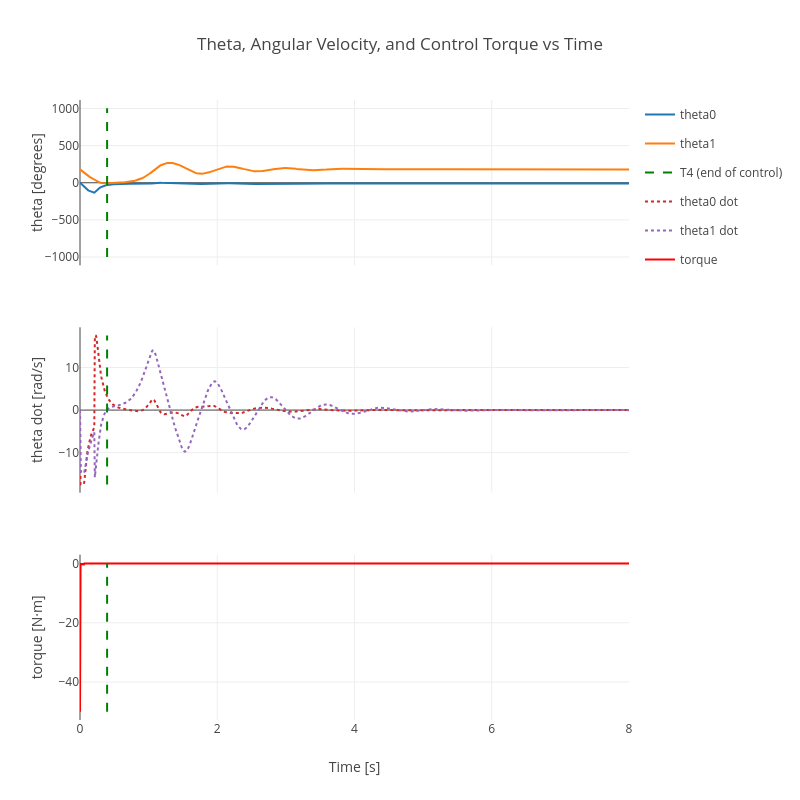

Notebook source saved alongside this figure:
### Code cell
import numpy as np
import plotly.graph_objects as go
from plotly.subplots import make_subplots

# 1. Dynamically extract the true global min/max for each row's data
# Row 1 data arrays
r1_data0 = sol.y / DEGREES
r1_data1 = sol.y / DEGREES
y1_min = min(np.min(r1_data0), np.min(r1_data1))
y1_max = max(np.max(r1_data0), np.max(r1_data1))
y1_bounds = [y1_min, y1_max]

# Row 2 data arrays
r2_data0 = sol.y
r2_data1 = sol.y
y2_min = min(np.min(r2_data0), np.min(r2_data1))
y2_max = max(np.max(r2_data0), np.max(r2_data1))
y2_bounds = [y2_min, y2_max]

# Row 3 data arrays
y3_bounds = [np.min(torques), np.max(torques)]


# 2. Build the Subplots
fig = make_subplots(rows=3, cols=1, shared_xaxes=True)

# Row 1 Traces
fig.add_trace(
    go.Scatter(x=sol.t, y=sol.y[0] / DEGREES, name="theta0"),
    row=1,
    col=1,
)
fig.add_trace(
    go.Scatter(x=sol.t, y=sol.y[1] / DEGREES, name="theta1"),
    row=1,
    col=1,
)

# --- Subplot 1 Vline Component ---
fig.add_trace(
    go.Scatter(
        x=[res.x[-1], res.x[-1]],
        y=y1_bounds,
        mode="lines",
        line=dict(color="green", dash="dash"),
        name="T4 (end of control)",
        legendgroup="T4_group",
        showlegend=True,
    ),
    row=1,
    col=1,
)

# Row 2 Traces
fig.add_trace(
    go.Scatter(
        x=sol.t, y=sol.y[2], name="theta0 dot", line=dict(dash="dot")
    ),
    row=2,
    col=1,
)
fig.add_trace(
    go.Scatter(
        x=sol.t, y=sol.y[3], name="theta1 dot", line=dict(dash="dot")
    ),
    row=2,
    col=1,
)

# --- Subplot 2 Vline Component ---
fig.add_trace(
    go.Scatter(
        x=[res.x[-1], res.x[-1]],
        y=y2_bounds,
        mode="lines",
        line=dict(color="green", dash="dash"),
        legendgroup="T4_group",
        showlegend=False,
    ),
    row=2,
    col=1,
)

# Row 3 Traces
fig.add_trace(
    go.Scatter(x=sol.t, y=torques, name="torque", line=dict(color="red")),
    row=3,
    col=1,
)

# --- Subplot 3 Vline Component ---
fig.add_trace(
    go.Scatter(
        x=[res.x[-1], res.x[-1]],
        y=y3_bounds,
        mode="lines",
        line=dict(color="green", dash="dash"),
        legendgroup="T4_group",
        showlegend=False,
    ),
    row=3,
    col=1,
)

# Layout & Axes Updates
fig.update_layout(
    title="Theta, Angular Velocity, and Control Torque vs Time",
    width=800,
    height=800,
)
fig.update_yaxes(title_text="theta [degrees]", showgrid=True, row=1, col=1)
fig.update_yaxes(title_text="theta dot [rad/s]", showgrid=True, row=2, col=1)
fig.update_yaxes(title_text="torque [N·m]", showgrid=True, row=3, col=1)
fig.update_xaxes(showgrid=True)
fig.update_xaxes(title_text="Time [s]", row=3, col=1)

fig.show()

### Figure 1 — Plotly figure (JSON) as saved in the notebook; plotly's stock layout.template omitted (floating-point values rounded to 4 significant figures; data arrays with more than 128 entries replaced by an {"elided": "..."} marker saying what was removed)
{"data": [{"name": "theta0", "type": "scatter", "x": {"elided": "1000 float values"}, "xaxis": "x", "y": {"elided": "1000 float values"}, "yaxis": "y"}, {"name": "theta1", "type": "scatter", "x": {"elided": "1000 float values"}, "xaxis": "x", "y": {"elided": "1000 float values"}, "yaxis": "y"}, {"legendgroup": "T4_group", "line": {"color": "green", "dash": "dash"}, "mode": "lines", "name": "T4 (end of control)", "showlegend": true, "type": "scatter", "x": [0.3949, 0.3949], "xaxis": "x", "y": [-1001.0, 1003.0], "yaxis": "y"}, {"line": {"dash": "dot"}, "name": "theta0 dot", "type": "scatter", "x": {"elided": "1000 float values"}, "xaxis": "x2", "y": {"elided": "1000 float values"}, "yaxis": "y2"}, {"line": {"dash": "dot"}, "name": "theta1 dot", "type": "scatter", "x": {"elided": "1000 float values"}, "xaxis": "x2", "y": {"elided": "1000 float values"}, "yaxis": "y2"}, {"legendgroup": "T4_group", "line": {"color": "green", "dash": "dash"}, "mode": "lines", "showlegend": false, "type": "scatter", "x": [0.3949, 0.3949], "xaxis": "x2", "y": [-17.46, 17.5], "yaxis": "y2"}, {"line": {"color": "red"}, "name": "torque", "type": "scatter", "x": {"elided": "1000 float values"}, "xaxis": "x3", "y": {"elided": "1000 float values"}, "yaxis": "y3"}, {"legendgroup": "T4_group", "line": {"color": "green", "dash": "dash"}, "mode": "lines", "showlegend": false, "type": "scatter", "x": [0.3949, 0.3949], "xaxis": "x3", "y": [-50, 0.1774], "yaxis": "y3"}], "layout": {"height": 800, "title": {"text": "Theta, Angular Velocity, and Control Torque vs Time"}, "width": 800, "xaxis": {"anchor": "y", "domain": [0, 1], "matches": "x3", "showgrid": true, "showticklabels": false}, "xaxis2": {"anchor": "y2", "domain": [0, 1], "matches": "x3", "showgrid": true, "showticklabels": false}, "xaxis3": {"anchor": "y3", "domain": [0, 1], "showgrid": true, "title": {"text": "Time [s]"}}, "yaxis": {"anchor": "x", "domain": [0.7333, 1], "showgrid": true, "title": {"text": "theta [degrees]"}}, "yaxis2": {"anchor": "x2", "domain": [0.3667, 0.6333], "showgrid": true, "title": {"text": "theta dot [rad/s]"}}, "yaxis3": {"anchor": "x3", "domain": [0, 0.2667], "showgrid": true, "title": {"text": "torque [N·m]"}}}}
